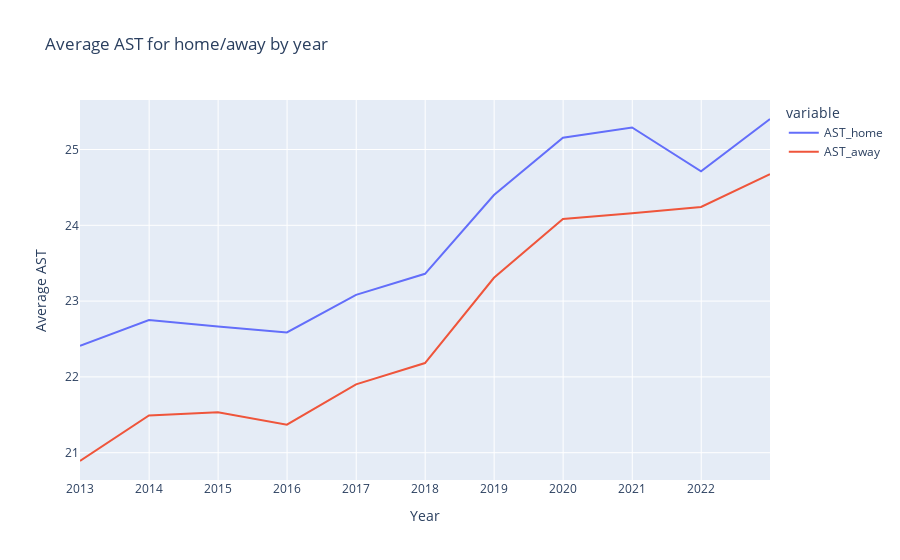

The notebook cell saved with this chart:
### Markdown cell above
### Timeline - Average value of each features per year

- Field goals attempted (FGA)
- Field goal percentage (FG_PCT)
- Three-point percentage (FG3_PCT)
- Rebounds (REB)
- Assists (AST)

Except for FG3_PCT, the number of these features are increasing by year

### Code cell
# Timeline of AST average per year
ast_avg_timeline = df[['AST_home','AST_away']].resample('Y').mean()
fig = px.line(ast_avg_timeline, labels={'GAME_DATE':'Year', 'value':'Average AST'},title='Average AST for home/away by year')
fig.update_layout(xaxis = dict(
        tickvals = [2013 ,2014, 2015, 2016, 2017, 2018, 2019,2020,2021,2022],
        ticktext = [2013, 2014, 2015, 2016, 2017, 2018, 2019,2020,2021,2022]
))
fig.show()

### Figure 1 — Plotly figure (JSON) as saved in the notebook; plotly's stock layout.template omitted (floating-point values rounded to 4 significant figures)
{"data": [{"hovertemplate": "variable=AST_home<br>Year=%{x}<br>Average AST=%{y}<extra></extra>", "legendgroup": "AST_home", "line": {"color": "#636efa", "dash": "solid"}, "marker": {"symbol": "circle"}, "mode": "lines", "name": "AST_home", "orientation": "v", "showlegend": true, "type": "scatter", "x": ["2012-12-31T00:00:00", "2013-12-31T00:00:00", "2014-12-31T00:00:00", "2015-12-31T00:00:00", "2016-12-31T00:00:00", "2017-12-31T00:00:00", "2018-12-31T00:00:00", "2019-12-31T00:00:00", "2020-12-31T00:00:00", "2021-12-31T00:00:00", "2022-12-31T00:00:00"], "xaxis": "x", "y": [22.41, 22.75, 22.66, 22.59, 23.08, 23.36, 24.4, 25.16, 25.29, 24.71, 25.4], "yaxis": "y"}, {"hovertemplate": "variable=AST_away<br>Year=%{x}<br>Average AST=%{y}<extra></extra>", "legendgroup": "AST_away", "line": {"color": "#EF553B", "dash": "solid"}, "marker": {"symbol": "circle"}, "mode": "lines", "name": "AST_away", "orientation": "v", "showlegend": true, "type": "scatter", "x": ["2012-12-31T00:00:00", "2013-12-31T00:00:00", "2014-12-31T00:00:00", "2015-12-31T00:00:00", "2016-12-31T00:00:00", "2017-12-31T00:00:00", "2018-12-31T00:00:00", "2019-12-31T00:00:00", "2020-12-31T00:00:00", "2021-12-31T00:00:00", "2022-12-31T00:00:00"], "xaxis": "x", "y": [20.89, 21.49, 21.53, 21.37, 21.9, 22.18, 23.31, 24.08, 24.16, 24.24, 24.68], "yaxis": "y"}], "layout": {"legend": {"title": {"text": "variable"}, "tracegroupgap": 0}, "title": {"text": "Average AST for home/away by year"}, "xaxis": {"anchor": "y", "domain": [0, 1], "ticktext": [2013, 2014, 2015, 2016, 2017, 2018, 2019, 2020, 2021, 2022], "tickvals": [2013, 2014, 2015, 2016, 2017, 2018, 2019, 2020, 2021, 2022], "title": {"text": "Year"}}, "yaxis": {"anchor": "x", "domain": [0, 1], "title": {"text": "Average AST"}}}}
